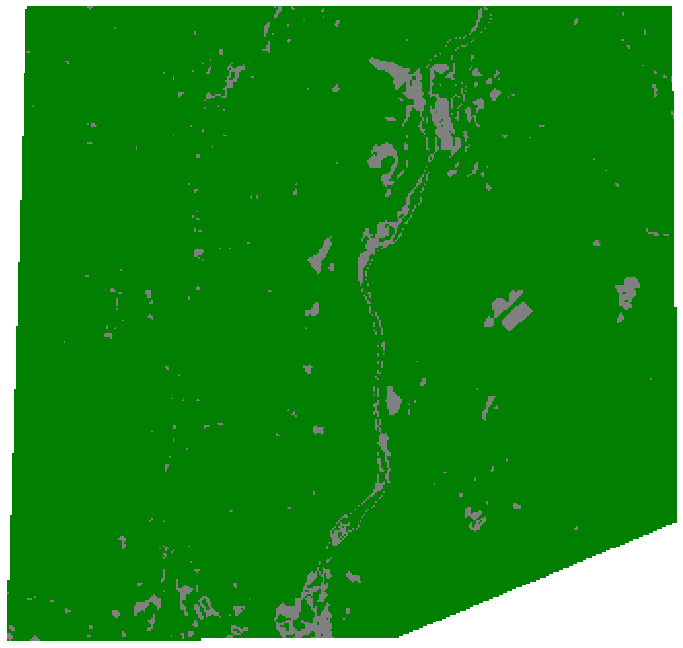
#> input picture SPE-testing-main/Forest Cover/Data/Test1/image.png, 683 x 648 px
$ jupyter execute Count_Pixels.ipynb
#> lines starting #> are read from the running program, lines starting #| are printed output that depends on the picture; after the words box and inside, x2 and y2 are one past the last pixel; in counts of white or black regions, pixels touching at a corner belong together
[cell 1]
import matplotlib.pyplot as plt
import cv2
import numpy as np

[cell 2]
# load image
img = cv2.imread('./Data/Test1/image.png')
#> img is the input picture: shape (648, 683, 3); mean B, G, R 28.4, 139.2, 28.4
plt.imshow(img)
plt.show()

[cell 3]
# load image
img = cv2.imread(r'C:\Users\User\OneDrive - Engenuity (Pvt) Ltd\Github\SPE-testing\Sentinel-hub API\Data\response_g.png')
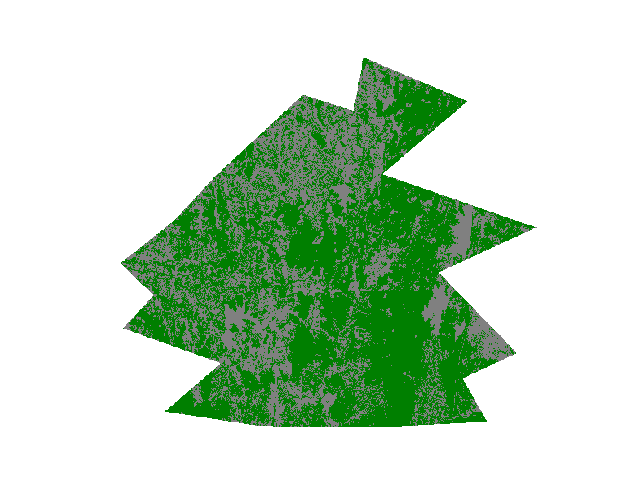
#> input picture SPE-testing-main/Sentinel-hub API/Data/response_g.png, 640 x 480 px, found by its file name
#> img is the input picture: shape (480, 640, 3); mean B, G, R 192.8, 216.8, 192.8
plt.imshow(img)
plt.show()

[cell 4]
# convert to HSV
hsv = cv2.cvtColor(img, cv2.COLOR_BGR2HSV)
#> hsv: shape (480, 640, 3); mean H, S, V 11.4, 48.3, 216.8
h,s,v = cv2.split(hsv)
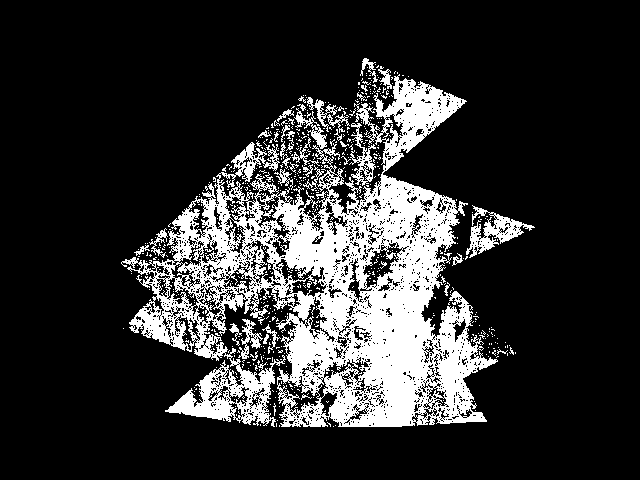
#> h: shape (480, 640); values 0 (black) and 60 (white), 18.9% white; 609 white regions (570 under 20 px), largest, box (x1, y1, x2, y2) and area: (121, 74, 498, 427) 51928, (466, 205, 535, 258) 1193, (349, 123, 376, 186) 535
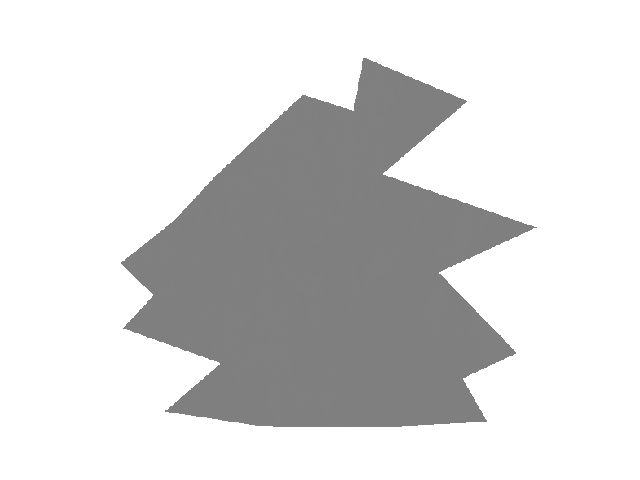
#> v: shape (480, 640); min 127, max 255, mean 216.8

# create mask for green color in hsv
# blue is 240 in range 0 to 360, so for opencv it would be 120
lower = (50,100,100)
upper = (70,255,255)
mask = cv2.inRange(hsv, lower, upper)

[cell 5]
# count non-zero pixels in mask
count=np.count_nonzero(mask)
#> count = 58191
print('count:', count)
#| count: 58191

[cell 6]
plt.imshow(mask)

[cell 7]
# count pixels in mask
ct=np.shape(mask)
#> ct = (480, 640)
print('count:', ct)
#| count: (480, 640)

[cell 8]
# counting the number of pixels
number_of_white_pix = np.sum(mask == 255)
#> number_of_white_pix = 58191
number_of_black_pix = np.sum(mask == 0)
#> number_of_black_pix = 249009

print('Number of white pixels:', number_of_white_pix)
#| Number of white pixels: 58191
print('Number of black pixels:', number_of_black_pix)
#| Number of black pixels: 249009
